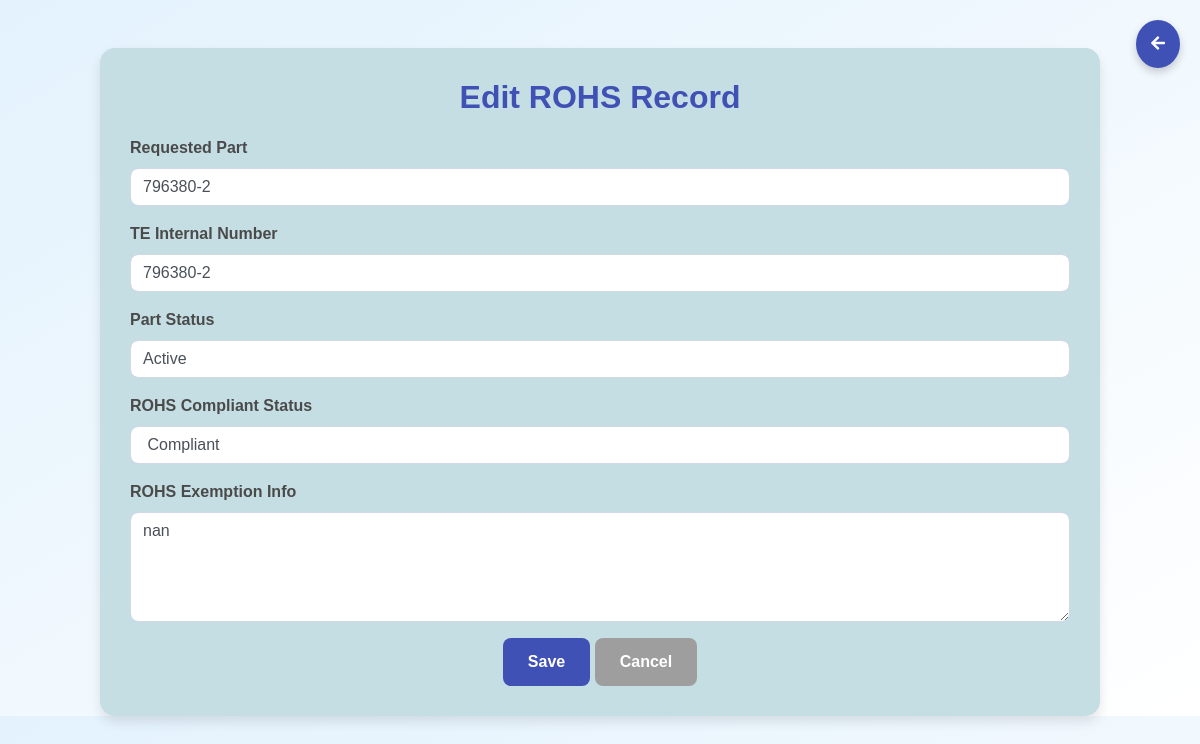
The page /rohs_edit/1/ on the database its author committed.
### tycapp/models.py (models this page shows, shortened)
class tycdata(models.Model):
    requested_part = models.CharField(max_length=255)
    te_internal_number = models.CharField(max_length=255)
    part_status = models.CharField(max_length=255)
    rohs_compliant_status = models.CharField(max_length=255)
    rohs_exemption_substance_info = models.TextField()
    reach_version_status = models.CharField(max_length=255)
    reach_compliant_status = models.CharField(max_length=255)
    reach_svhc_substance = models.TextField()

### tycapp/views.py (the view, shortened to what this page needs)
# urls.py: path('rohs_edit/<int:pk>/', views.rohs_edit, name='rohs_edit'),
def rohs_edit(request, pk):
    instance = get_object_or_404(tycdata, pk=pk)  # Fetch the specific record
    context = {
        'instance': instance,
    }
    return render(request, 'tycapp/rohs_edit.html', context)

### templates/tycapp/rohs_edit.html (shortened to what this page needs)
<!DOCTYPE html>
<html lang="en">
<head>
    <link rel="stylesheet" href="https://maxcdn.bootstrapcdn.com/bootstrap/4.5.2/css/bootstrap.min.css">
</head>
<body>
    <a href="{% url 'rohs_list' %}" class="back-button">
        <i class="fas fa-arrow-left"></i>
    </a>
    <div class="container mt-5">
        <h1>Edit ROHS Record</h1>
        <form method="post">
            <div class="form-group">
                <label for="requested_part">Requested Part</label>
                <input type="text" class="form-control" id="requested_part" name="requested_part" value="{{ instance.requested_part }}">
            </div>
            <div class="form-group">
                <label for="te_internal_number">TE Internal Number</label>
                <input type="text" class="form-control" id="te_internal_number" name="te_internal_number" value="{{ instance.te_internal_number }}">
            </div>
            <div class="form-group">
                <label for="part_status">Part Status</label>
                <input type="text" class="form-control" id="part_status" name="part_status" value="{{ instance.part_status }}">
            </div>
            <div class="form-group">
                <label for="rohs_compliant_status">ROHS Compliant Status</label>
                <input type="text" class="form-control" id="rohs_compliant_status" name="rohs_compliant_status" value="{{ instance.rohs_compliant_status }}">
            </div>
            <div class="form-group">
                <label for="rohs_exemption_substance_info">ROHS Exemption Info</label>
                <textarea class="form-control" id="rohs_exemption_substance_info" name="rohs_exemption_substance_info" rows="4">{{ instance.rohs_exemption_substance_info }}</textarea>
            </div>
            <div class="text-center">
                <button type="submit" class="btn btn-primary">Save</button>
                <a href="{% url 'rohs_list' %}" class="btn btn-secondary">Cancel</a>
            </div>
        </form>
    </div>
</body>
</html>

### templates/tycapp/rohs_edit.html (style rules this page uses)
body { background: linear-gradient(to bottom right, #e3f2fd, #ffffff); font-family: 'Arial', sans-serif; }
.container { background-color: #c5dee4; border-radius: 15px; box-shadow: 0 6px 12px rgba(0, 0, 0, 0.1); padding: 30px; max-width: 1000px; margin: auto; }
h1 { font-size: 2rem; font-weight: bold; margin-bottom: 20px; text-align: center; color: #3f51b5; }
.form-group label { font-weight: 600; color: #4a4a4a; }
.form-control { border-radius: 8px; border: 1px solid #d1d9e6; }
.btn { font-weight: bold; padding: 12px 25px; border-radius: 8px; transition: background-color 0.3s ease, transform 0.2s ease; }
.btn-primary { background-color: #3f51b5; border: none; color: #fff; }
.btn-secondary { background-color: #9e9e9e; border: none; color: #fff; }
.back-button { position: fixed; top: 20px; right: 20px; background-color: #3f51b5; border: none; color: #fff; padding: 12px 15px; font-weight: bold; border-radius: 50%; box-shadow: 0 4px 8px rgba(0, 0, 0, 0.2); cursor: pointer; transition: transform 0.3s ease, background-color 0.3s ease; }

### rows shown on the page
tycdata: requested_part "796380-2", te_internal_number "796380-2", part_status "Active", rohs_compliant_status "Compliant", rohs_exemption_substance_info "nan"
